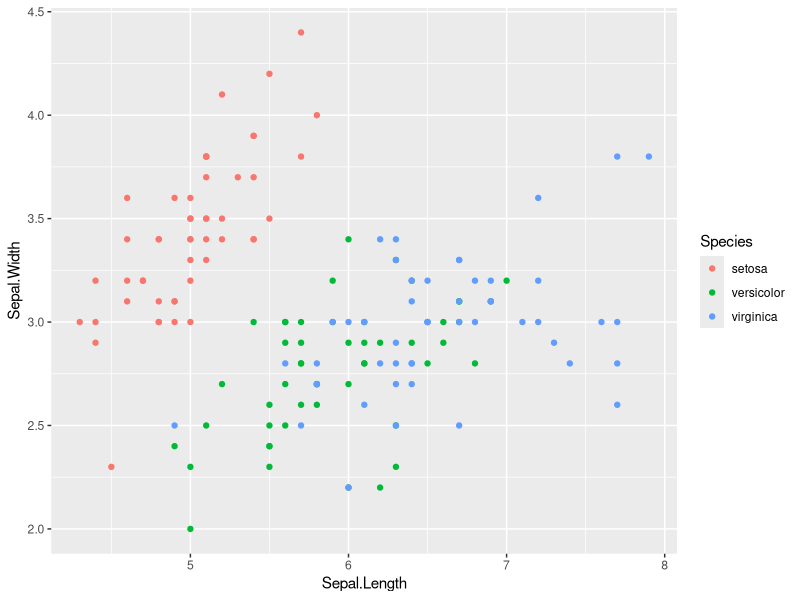
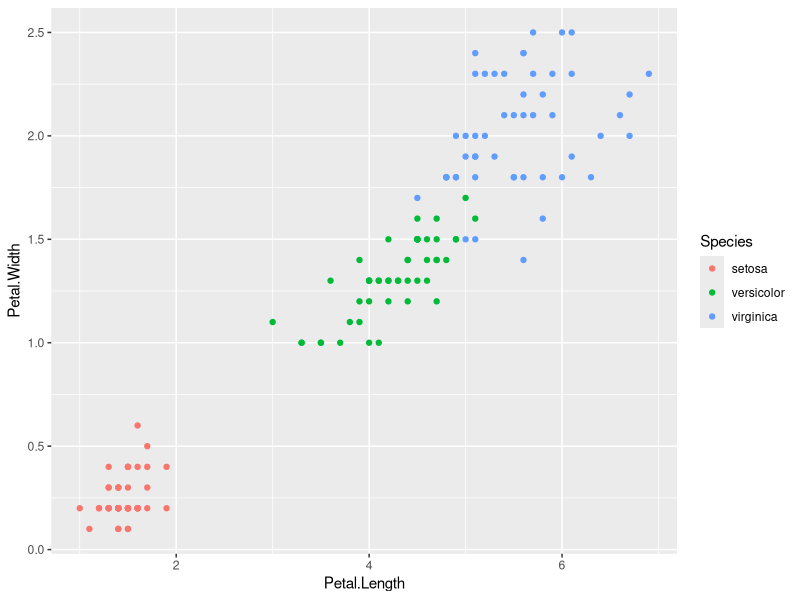
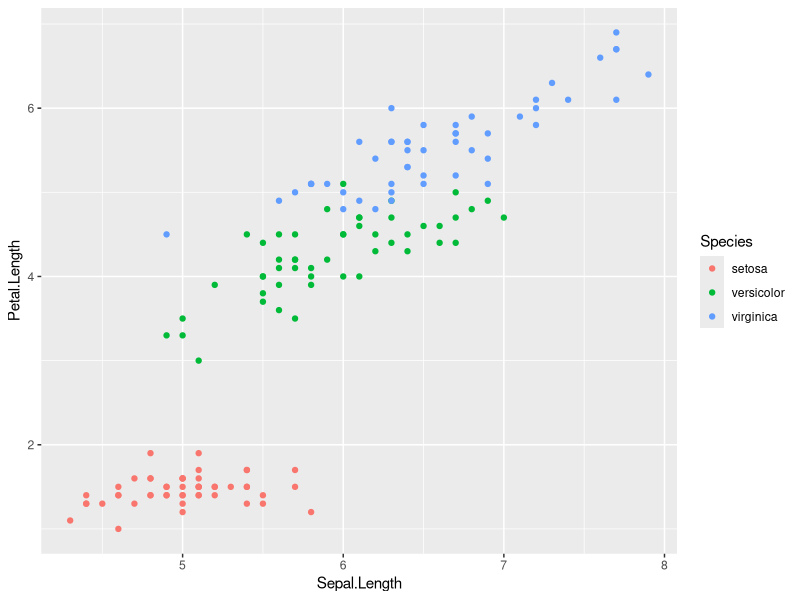
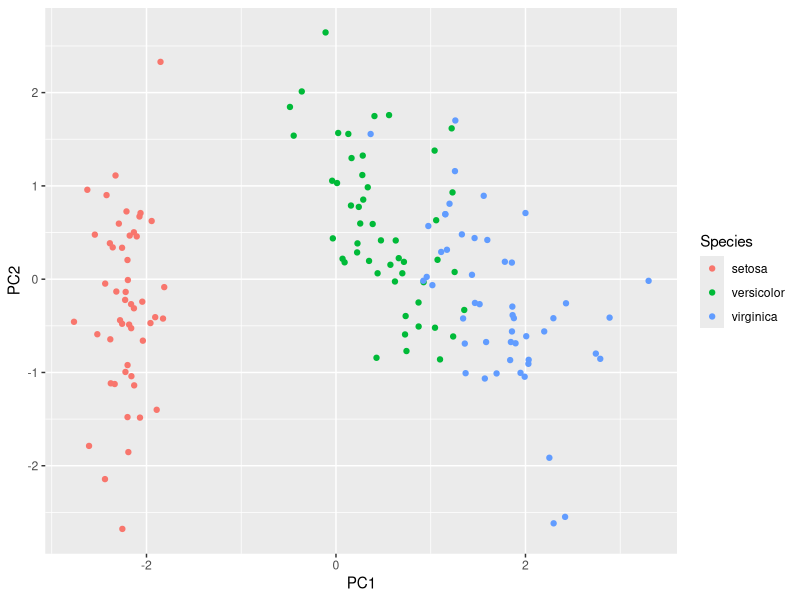
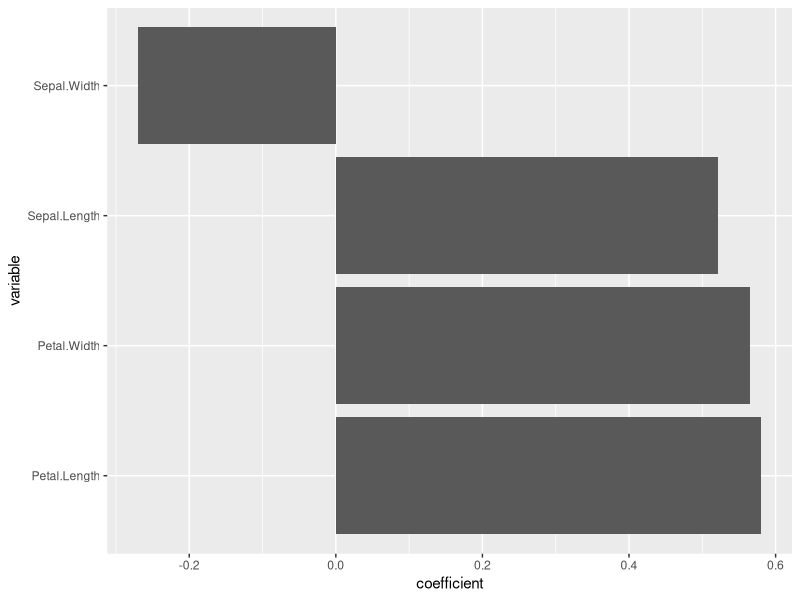
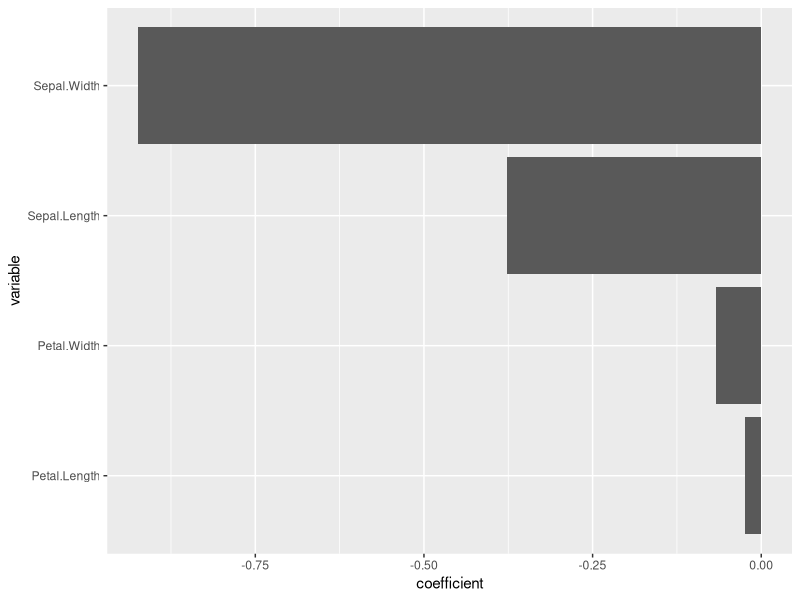

Recreate these plots in R, in order.
## ---- chunk 1
head(iris)
## ---- chunk 2
library(tidyverse)
## ---- chunk 3
iris %>% 
  ggplot(aes(x = Sepal.Length, y = Sepal.Width, color = Species)) + geom_point()
## ---- chunk 4
iris %>% 
  ggplot(aes(x = Petal.Length, y = Petal.Width, color = Species)) + geom_point()
## ---- chunk 5
iris %>% 
  ggplot(aes(x = Sepal.Length, y = Petal.Length, color = Species)) + geom_point()
## ---- chunk 6
iris.pr <- prcomp(iris %>% select(-Species), center = TRUE, scale = TRUE)
summary(iris.pr)
## ---- chunk 7
iris_projection <- iris.pr$x %>% 
  as_tibble() %>% 
  cbind(iris$Species) %>% 
  rename(Species = `iris$Species`)
iris_projection %>% 
  ggplot(aes(x = PC1, y = PC2, color = Species)) + geom_point()
## ---- chunk 8
iris.pr$rotation
## ---- chunk 9
iris_scaled = scale(iris[,1:4])
iris_scaled[1,] %*% iris.pr$rotation
## ---- chunk 10
iris_projection[1,]
## ---- chunk 11
tibble(coefficient = iris.pr$rotation[,1], variable = names(iris.pr$rotation[,1])) %>% 
  ggplot(aes(x = variable, y = coefficient)) + geom_col() + coord_flip()
## ---- chunk 12
tibble(coefficient = iris.pr$rotation[,2], variable = names(iris.pr$rotation[,1])) %>% 
  ggplot(aes(x = variable, y = coefficient)) + geom_col() + coord_flip()
